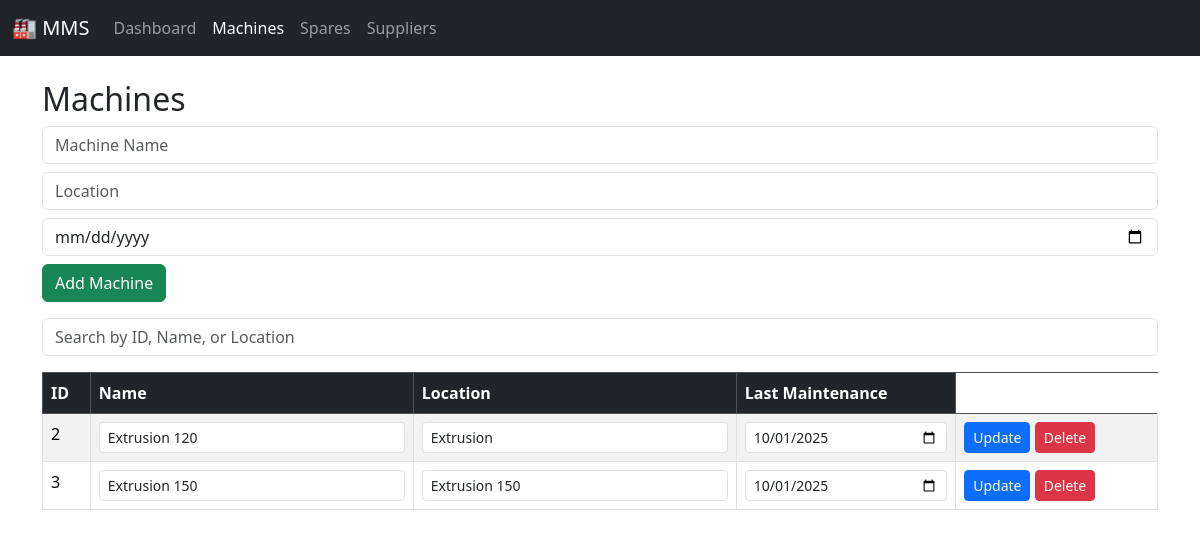
The page /machines_ui on the database its author committed.
### tables this page shows
CREATE TABLE machines (
                    id INTEGER PRIMARY KEY AUTOINCREMENT,
                    name TEXT NOT NULL,
                    location TEXT,
                    last_maintenance TEXT
                );

### app.py (the view)
@app.route('/machines_ui')
def machines_ui():
    query = request.args.get("q", "")   # get search term
    conn = sqlite3.connect(DB_NAME)
    c = conn.cursor()
    if query:
        c.execute("SELECT * FROM machines WHERE name LIKE ? OR id LIKE ? OR location LIKE ?",
                  (f"%{query}%", f"%{query}%", f"%{query}%"))
    else:
        c.execute("SELECT * FROM machines")
    machines = c.fetchall()
    conn.close()
    return render_template("machines.html", machines=machines, query=query)

### templates/machines.html (shortened to what this page needs)
{% extends "base.html" %}
{% block content %}
  <h2>Machines</h2>
  <form action="/add_machine_ui" method="POST" class="mb-3">
    <input type="text" name="name" placeholder="Machine Name" required class="form-control mb-2">
    <input type="text" name="location" placeholder="Location" class="form-control mb-2">
    <input type="date" name="last_maintenance" class="form-control mb-2">
    <button type="submit" class="btn btn-success">Add Machine</button>
  </form>
<form method="get" action="/machines_ui" class="mb-3">
  <input type="text" name="q" value="{{ query }}"
         placeholder="Search by ID, Name, or Location"
         class="form-control">
</form>
  <table class="table table-bordered table-striped">
    <thead class="table-dark">
      <tr>
        <th>ID</th>
        <th>Name</th>
        <th>Location</th>
        <th>Last Maintenance</th>
      </tr>
    </thead>
   <tbody>
  {% for m in machines %}
  <tr>
    <td>{{ m[0] }}</td>
    <td>
      <form action="/edit_machine/{{ m[0] }}" method="POST" class="d-inline">
        <input type="text" name="name" value="{{ m[1] }}" required class="form-control form-control-sm">
    </td>
    <td>
        <input type="text" name="location" value="{{ m[2] }}" class="form-control form-control-sm">
    </td>
    <td>
        <input type="date" name="last_maintenance" value="{{ m[3] }}" class="form-control form-control-sm">
    </td>
    <td>
        <button type="submit" class="btn btn-sm btn-primary">Update</button>
      <form action="/delete_machine/{{ m[0] }}" method="POST" class="d-inline">
        <button type="submit" class="btn btn-sm btn-danger">Delete</button>
      </form>
    </td>
  </tr>
  {% else %}
  <tr><td colspan="5" class="text-center">No machines available</td></tr>
  {% endfor %}
</tbody>
  </table>
 {% endblock %}

### rows shown on the page
machines: id "2", name "Extrusion 120", location "Extrusion", last_maintenance "10/01/2025"
machines: id "3", name "Extrusion 150", location "Extrusion 150", last_maintenance "10/01/2025"
